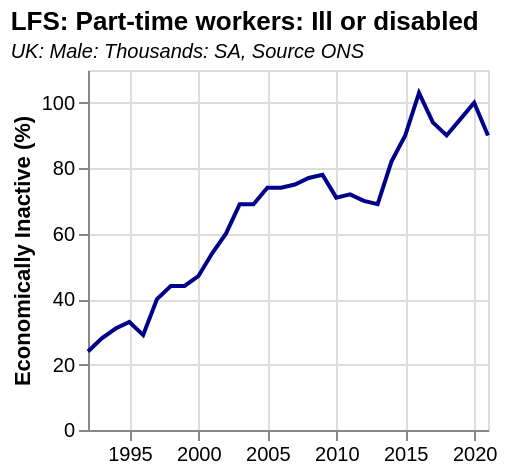

This figure's Vega-Lite source:
### Vega-Lite specification from a JSON file in a GitHub repository (floating-point values rounded to 4 significant figures)
{"$schema": "https://vega.github.io/schema/vega-lite/v5.json", "title": {"text": "LFS: Part-time workers: Ill or disabled", "subtitle": ["UK: Male: Thousands: SA, Source ONS"], "subtitleFontStyle": "italic", "subtitleFontSize": 10, "anchor": "start", "color": "black"}, "data": {"values": [{"date": "1992", "label": "1992", "month": "", "quarter": "", "sourceDataset": "LMS", "updateDate": "2015-10-13T23:00:00.000Z", "value": "24", "year": "1992"}, {"date": "1993", "label": "1993", "month": "", "quarter": "", "sourceDataset": "LMS", "updateDate": "2015-10-13T23:00:00.000Z", "value": "28", "year": "1993"}, {"date": "1994", "label": "1994", "month": "", "quarter": "", "sourceDataset": "LMS", "updateDate": "2015-10-13T23:00:00.000Z", "value": "31", "year": "1994"}, {"date": "1995", "label": "1995", "month": "", "quarter": "", "sourceDataset": "LMS", "updateDate": "2015-10-13T23:00:00.000Z", "value": "33", "year": "1995"}, {"date": "1996", "label": "1996", "month": "", "quarter": "", "sourceDataset": "LMS", "updateDate": "2015-10-13T23:00:00.000Z", "value": "29", "year": "1996"}, {"date": "1997", "label": "1997", "month": "", "quarter": "", "sourceDataset": "LMS", "updateDate": "2015-10-13T23:00:00.000Z", "value": "40", "year": "1997"}, {"date": "1998", "label": "1998", "month": "", "quarter": "", "sourceDataset": "LMS", "updateDate": "2015-10-13T23:00:00.000Z", "value": "44", "year": "1998"}, {"date": "1999", "label": "1999", "month": "", "quarter": "", "sourceDataset": "LMS", "updateDate": "2015-10-13T23:00:00.000Z", "value": "44", "year": "1999"}, {"date": "2000", "label": "2000", "month": "", "quarter": "", "sourceDataset": "LMS", "updateDate": "2015-10-13T23:00:00.000Z", "value": "47", "year": "2000"}, {"date": "2001", "label": "2001", "month": "", "quarter": "", "sourceDataset": "LMS", "updateDate": "2015-10-13T23:00:00.000Z", "value": "54", "year": "2001"}, {"date": "2002", "label": "2002", "month": "", "quarter": "", "sourceDataset": "LMS", "updateDate": "2015-10-13T23:00:00.000Z", "value": "60", "year": "2002"}, {"date": "2003", "label": "2003", "month": "", "quarter": "", "sourceDataset": "LMS", "updateDate": "2015-10-13T23:00:00.000Z", "value": "69", "year": "2003"}, {"date": "2004", "label": "2004", "month": "", "quarter": "", "sourceDataset": "LMS", "updateDate": "2015-10-13T23:00:00.000Z", "value": "69", "year": "2004"}, {"date": "2005", "label": "2005", "month": "", "quarter": "", "sourceDataset": "LMS", "updateDate": "2015-10-13T23:00:00.000Z", "value": "74", "year": "2005"}, {"date": "2006", "label": "2006", "month": "", "quarter": "", "sourceDataset": "LMS", "updateDate": "2015-10-13T23:00:00.000Z", "value": "74", "year": "2006"}, {"date": "2007", "label": "2007", "month": "", "quarter": "", "sourceDataset": "LMS", "updateDate": "2015-10-13T23:00:00.000Z", "value": "75", "year": "2007"}, {"date": "2008", "label": "2008", "month": "", "quarter": "", "sourceDataset": "LMS", "updateDate": "2015-10-13T23:00:00.000Z", "value": "77", "year": "2008"}, {"date": "2009", "label": "2009", "month": "", "quarter": "", "sourceDataset": "LMS", "updateDate": "2015-10-13T23:00:00.000Z", "value": "78", "year": "2009"}, {"date": "2010", "label": "2010", "month": "", "quarter": "", "sourceDataset": "LMS", "updateDate": "2015-10-13T23:00:00.000Z", "value": "71", "year": "2010"}, {"date": "2011", "label": "2011", "month": "", "quarter": "", "sourceDataset": "LMS", "updateDate": "2015-10-13T23:00:00.000Z", "value": "72", "year": "2011"}, {"date": "2012", "label": "2012", "month": "", "quarter": "", "sourceDataset": "LMS", "updateDate": "2019-02-19T00:00:00.000Z", "value": "70", "year": "2012"}, {"date": "2013", "label": "2013", "month": "", "quarter": "", "sourceDataset": "LMS", "updateDate": "2015-10-13T23:00:00.000Z", "value": "69", "year": "2013"}, {"date": "2014", "label": "2014", "month": "", "quarter": "", "sourceDataset": "LMS", "updateDate": "2015-10-13T23:00:00.000Z", "value": "82", "year": "2014"}, {"date": "2015", "label": "2015", "month": "", "quarter": "", "sourceDataset": "LMS", "updateDate": "2019-02-19T00:00:00.000Z", "value": "90", "year": "2015"}, {"date": "2016", "label": "2016", "month": "", "quarter": "", "sourceDataset": "LMS", "updateDate": "2019-02-19T00:00:00.000Z", "value": "103", "year": "2016"}, {"date": "2017", "label": "2017", "month": "", "quarter": "", "sourceDataset": "LMS", "updateDate": "2019-02-19T00:00:00.000Z", "value": "94", "year": "2017"}, {"date": "2018", "label": "2018", "month": "", "quarter": "", "sourceDataset": "LMS", "updateDate": "2019-02-19T00:00:00.000Z", "value": "90", "year": "2018"}, {"date": "2019", "label": "2019", "month": "", "quarter": "", "sourceDataset": "LMS", "updateDate": "2020-02-18T00:00:00.000Z", "value": "95", "year": "2019"}, {"date": "2020", "label": "2020", "month": "", "quarter": "", "sourceDataset": "LMS", "updateDate": "2021-07-14T23:00:00.000Z", "value": "100", "year": "2020"}, {"date": "2021", "label": "2021", "month": "", "quarter": "", "sourceDataset": "LMS", "updateDate": "2022-08-15T23:00:00.000Z", "value": "90", "year": "2021"}], "format": {"parse": {"date": "date"}}}, "mark": {"type": "line", "color": "darkblue"}, "height": 180, "width": 200, "encoding": {"x": {"field": "date", "type": "temporal", "title": ""}, "y": {"field": "value", "type": "quantitative", "title": "Economically Inactive (%)"}}, "config": {}}
